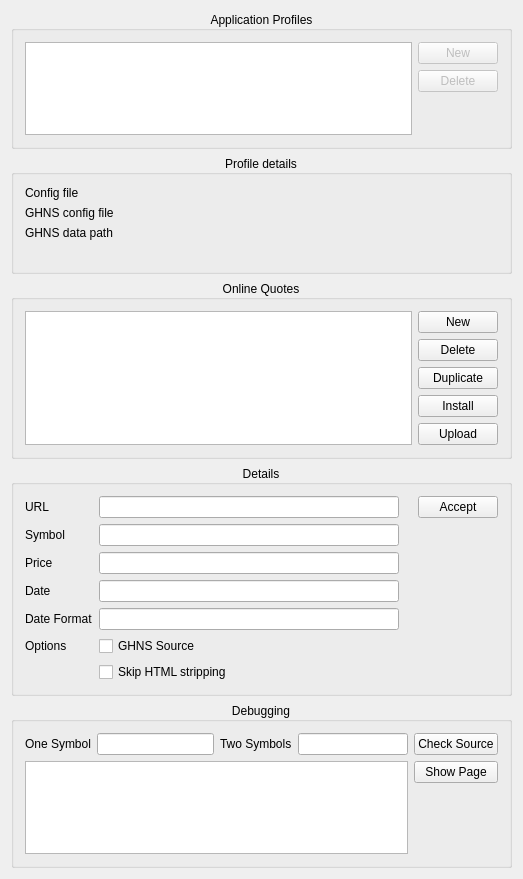
<?xml version="1.0" encoding="UTF-8"?>
<ui version="4.0">
 <class>AlkOnlineQuotesWidget</class>
 <widget class="QWidget" name="AlkOnlineQuotesWidget">
  <property name="geometry">
   <rect>
    <x>0</x>
    <y>0</y>
    <width>523</width>
    <height>879</height>
   </rect>
  </property>
  <property name="minimumSize">
   <size>
    <width>0</width>
    <height>0</height>
   </size>
  </property>
  <property name="windowTitle">
   <string>Online Quotes</string>
  </property>
  <layout class="QVBoxLayout" name="verticalLayout_6">
   <item>
    <widget class="QGroupBox" name="profilesGroupBox">
     <property name="whatsThis">
      <string>&lt;html&gt;&lt;head/&gt;&lt;body&gt;&lt;p&gt;Select, add or delete an application profile, where to load profiles from and save into eg. kmymoney or skrooge.&lt;/p&gt;&lt;/body&gt;&lt;/html&gt;</string>
     </property>
     <property name="title">
      <string>Application Profiles</string>
     </property>
     <property name="alignment">
      <set>Qt::AlignCenter</set>
     </property>
     <layout class="QGridLayout" name="gridLayout_3">
      <item row="0" column="0">
       <layout class="QHBoxLayout" name="horizontalLayout_7">
        <item>
         <widget class="KListWidget" name="m_profileList"/>
        </item>
        <item>
         <layout class="QVBoxLayout" name="verticalLayout_7">
          <item>
           <widget class="QPushButton" name="m_newProfile">
            <property name="enabled">
             <bool>false</bool>
            </property>
            <property name="text">
             <string>New</string>
            </property>
           </widget>
          </item>
          <item>
           <widget class="QPushButton" name="m_deleteProfile">
            <property name="enabled">
             <bool>false</bool>
            </property>
            <property name="text">
             <string>Delete</string>
            </property>
           </widget>
          </item>
          <item>
           <spacer name="verticalSpacer_4">
            <property name="orientation">
             <enum>Qt::Vertical</enum>
            </property>
            <property name="sizeHint" stdset="0">
             <size>
              <width>20</width>
              <height>40</height>
             </size>
            </property>
           </spacer>
          </item>
         </layout>
        </item>
       </layout>
      </item>
     </layout>
    </widget>
   </item>
   <item>
    <widget class="QGroupBox" name="profileDetailsBox">
     <property name="title">
      <string>Profile details</string>
     </property>
     <property name="alignment">
      <set>Qt::AlignCenter</set>
     </property>
     <layout class="QGridLayout" name="gridLayout_2">
      <item row="1" column="0">
       <widget class="QLabel" name="m_GHNSConfigLabel">
        <property name="text">
         <string>GHNS config file</string>
        </property>
       </widget>
      </item>
      <item row="4" column="1">
       <spacer name="horizontalSpacer">
        <property name="orientation">
         <enum>Qt::Horizontal</enum>
        </property>
        <property name="sizeHint" stdset="0">
         <size>
          <width>40</width>
          <height>20</height>
         </size>
        </property>
       </spacer>
      </item>
      <item row="0" column="0">
       <widget class="QLabel" name="m_configLabel">
        <property name="text">
         <string>Config file</string>
        </property>
       </widget>
      </item>
      <item row="3" column="1">
       <widget class="QLabel" name="m_GHNSDataPath">
        <property name="text">
         <string/>
        </property>
       </widget>
      </item>
      <item row="0" column="1">
       <widget class="QLabel" name="m_configFilePath">
        <property name="text">
         <string/>
        </property>
       </widget>
      </item>
      <item row="1" column="1">
       <widget class="QLabel" name="m_GHNSConfigFilePath">
        <property name="text">
         <string/>
        </property>
       </widget>
      </item>
      <item row="3" column="0">
       <widget class="QLabel" name="m_GHNSDataLabel">
        <property name="text">
         <string>GHNS data path</string>
        </property>
       </widget>
      </item>
      <item row="5" column="1">
       <spacer name="verticalSpacer_5">
        <property name="orientation">
         <enum>Qt::Vertical</enum>
        </property>
        <property name="sizeHint" stdset="0">
         <size>
          <width>20</width>
          <height>40</height>
         </size>
        </property>
       </spacer>
      </item>
     </layout>
    </widget>
   </item>
   <item>
    <widget class="QGroupBox" name="onlineQuotesGroupBox">
     <property name="enabled">
      <bool>true</bool>
     </property>
     <property name="whatsThis">
      <string>&lt;html&gt;&lt;head/&gt;&lt;body&gt;&lt;p&gt;online price quotes&lt;/p&gt;&lt;/body&gt;&lt;/html&gt;</string>
     </property>
     <property name="title">
      <string>Online Quotes</string>
     </property>
     <property name="alignment">
      <set>Qt::AlignCenter</set>
     </property>
     <layout class="QHBoxLayout" name="horizontalLayout_8">
      <item>
       <layout class="QHBoxLayout" name="horizontalLayout">
        <item>
         <widget class="KListWidget" name="m_quoteSourceList"/>
        </item>
        <item>
         <layout class="QVBoxLayout" name="verticalLayout">
          <item>
           <widget class="KPushButton" name="m_newButton">
            <property name="text">
             <string comment="@action create new quote source">New</string>
            </property>
           </widget>
          </item>
          <item>
           <widget class="KPushButton" name="m_deleteButton">
            <property name="text">
             <string>Delete</string>
            </property>
           </widget>
          </item>
          <item>
           <widget class="KPushButton" name="m_duplicateButton">
            <property name="toolTip">
             <string>Create a duplicate of the currently selected source entry under a different name.</string>
            </property>
            <property name="whatsThis">
             <string>Use this to create a duplicate of an entry for an online source</string>
            </property>
            <property name="text">
             <string>Duplicate</string>
            </property>
            <property name="icon">
             <iconset theme="edit-copy">
              <normaloff>.</normaloff>.</iconset>
            </property>
           </widget>
          </item>
          <item>
           <widget class="KPushButton" name="m_installButton">
            <property name="text">
             <string>Install</string>
            </property>
           </widget>
          </item>
          <item>
           <widget class="QPushButton" name="m_uploadButton">
            <property name="text">
             <string>Upload</string>
            </property>
           </widget>
          </item>
          <item>
           <spacer name="verticalSpacer">
            <property name="orientation">
             <enum>Qt::Vertical</enum>
            </property>
            <property name="sizeHint" stdset="0">
             <size>
              <width>14</width>
              <height>13</height>
             </size>
            </property>
           </spacer>
          </item>
         </layout>
        </item>
       </layout>
      </item>
     </layout>
    </widget>
   </item>
   <item>
    <widget class="QGroupBox" name="detailsGroupBox">
     <property name="whatsThis">
      <string>&lt;html&gt;&lt;head/&gt;&lt;body&gt;&lt;p&gt;&lt;span style=&quot; font-style:italic;&quot;&gt;Enter regular expressions which can be used to parse the data returned from the URL entered above. The symbol, price, and date must be found in the quote data to be usable. You may also try the KMyMoney forum at &lt;/span&gt;&lt;a href=&quot;https://forum.kde.org/viewforum.php?f=69&quot;&gt;&lt;span style=&quot; text-decoration: underline; color:#2980b9;&quot;&gt;https://forum.kde.org/viewforum.php?f=69&lt;/span&gt;&lt;/a&gt;  or the &lt;span style=&quot; font-style:italic;&quot;&gt;user's mailinglist at &lt;/span&gt;&lt;a href=&quot;mailto:kmymoney@kde.org&quot;&gt;&lt;span style=&quot; font-style:italic; text-decoration: underline; color:#2980b9;&quot;&gt;kmymoney@kde.org&lt;/span&gt;&lt;/a&gt;&lt;span style=&quot; font-style:italic;&quot;&gt; to find what settings work for other users in your country.&lt;/span&gt;&lt;/p&gt;&lt;/body&gt;&lt;/html&gt;</string>
     </property>
     <property name="title">
      <string>Details</string>
     </property>
     <property name="alignment">
      <set>Qt::AlignCenter</set>
     </property>
     <layout class="QVBoxLayout" name="verticalLayout_4">
      <item>
       <layout class="QHBoxLayout" name="horizontalLayout_2">
        <item>
         <layout class="QGridLayout" name="gridLayout">
          <item row="4" column="1">
           <widget class="KLineEdit" name="m_editDateFormat">
            <property name="toolTip">
             <string>Regular Expression to extract the date from the downloaded data</string>
            </property>
           </widget>
          </item>
          <item row="4" column="0">
           <widget class="QLabel" name="textLabel4_2">
            <property name="text">
             <string>Date Format</string>
            </property>
            <property name="wordWrap">
             <bool>false</bool>
            </property>
           </widget>
          </item>
          <item row="1" column="2">
           <widget class="QLabel" name="m_symbolCheckLabel">
            <property name="text">
             <string/>
            </property>
           </widget>
          </item>
          <item row="1" column="1">
           <widget class="KLineEdit" name="m_editSymbol">
            <property name="toolTip">
             <string>Regular Expression to extract the symbol from the downloaded data</string>
            </property>
           </widget>
          </item>
          <item row="3" column="0">
           <widget class="QLabel" name="textLabel4">
            <property name="text">
             <string>Date</string>
            </property>
            <property name="wordWrap">
             <bool>false</bool>
            </property>
           </widget>
          </item>
          <item row="6" column="1">
           <widget class="QCheckBox" name="m_skipStripping">
            <property name="whatsThis">
             <string>&lt;p&gt;For easier processing of the data returned by the online source, KMyMoney usually strips unused parts before it is parsed with the regular expressions. If matching of the fields relies on those items, then use this option to turn stripping off.&lt;/p&gt;

&lt;p&gt;The following items are usually removed by stripping:

&lt;ul&gt;
&lt;li&gt;HTML tags such as &lt;b&gt;&amp;lt;tag&amp;gt;&lt;/b&gt;&lt;/li&gt;
&lt;li&gt;&amp; encoded characters such as &lt;b&gt;&amp;amp;nbsp;&lt;/b&gt;&lt;/li&gt;
&lt;li&gt;duplicate whitespace&lt;/li&gt;
&lt;/ul&gt;
&lt;/p&gt;</string>
            </property>
            <property name="text">
             <string>Skip HTML stripping</string>
            </property>
           </widget>
          </item>
          <item row="0" column="2">
           <widget class="QLabel" name="m_urlCheckLabel">
            <property name="text">
             <string/>
            </property>
           </widget>
          </item>
          <item row="2" column="2">
           <widget class="QLabel" name="m_priceCheckLabel">
            <property name="text">
             <string/>
            </property>
           </widget>
          </item>
          <item row="0" column="0">
           <widget class="QLabel" name="textLabel1">
            <property name="text">
             <string>URL</string>
            </property>
            <property name="wordWrap">
             <bool>false</bool>
            </property>
           </widget>
          </item>
          <item row="2" column="1">
           <widget class="KLineEdit" name="m_editPrice">
            <property name="toolTip">
             <string>Regular Expression to extract the price from the downloaded data</string>
            </property>
           </widget>
          </item>
          <item row="5" column="0">
           <widget class="QLabel" name="label_3">
            <property name="text">
             <string>Options</string>
            </property>
           </widget>
          </item>
          <item row="5" column="1">
           <widget class="QCheckBox" name="m_ghnsSource">
            <property name="whatsThis">
             <string/>
            </property>
            <property name="text">
             <string>GHNS Source</string>
            </property>
           </widget>
          </item>
          <item row="4" column="2">
           <widget class="QLabel" name="m_dateFormatCheckLabel">
            <property name="text">
             <string/>
            </property>
           </widget>
          </item>
          <item row="3" column="2">
           <widget class="QLabel" name="m_dateCheckLabel">
            <property name="text">
             <string/>
            </property>
           </widget>
          </item>
          <item row="2" column="0">
           <widget class="QLabel" name="textLabel3">
            <property name="text">
             <string>Price</string>
            </property>
            <property name="wordWrap">
             <bool>false</bool>
            </property>
           </widget>
          </item>
          <item row="1" column="0">
           <widget class="QLabel" name="textLabel2">
            <property name="text">
             <string>Symbol</string>
            </property>
            <property name="wordWrap">
             <bool>false</bool>
            </property>
           </widget>
          </item>
          <item row="3" column="1">
           <widget class="KLineEdit" name="m_editDate">
            <property name="toolTip">
             <string>Regular Expression to extract the date from the downloaded data</string>
            </property>
           </widget>
          </item>
          <item row="0" column="1">
           <widget class="KLineEdit" name="m_editURL">
            <property name="toolTip">
             <string>URL to be used to download the quote</string>
            </property>
            <property name="whatsThis">
             <string>Enter the URL from which stock quotes will be fetched.  &lt;b&gt;%1&lt;/b&gt; will be replaced with the symbol for the security being quoted. For currency conversions, &lt;b&gt;%2&lt;/b&gt; will be replaced with the currency to be quoted and &lt;b&gt;%1&lt;/b&gt; with the currency the quote is based on.</string>
            </property>
           </widget>
          </item>
         </layout>
        </item>
        <item>
         <layout class="QVBoxLayout" name="verticalLayout_3">
          <property name="leftMargin">
           <number>0</number>
          </property>
          <item>
           <widget class="KPushButton" name="m_updateButton">
            <property name="text">
             <string comment="@action update quotes from online quote source">Accept</string>
            </property>
           </widget>
          </item>
          <item>
           <spacer name="verticalSpacer_2">
            <property name="orientation">
             <enum>Qt::Vertical</enum>
            </property>
            <property name="sizeHint" stdset="0">
             <size>
              <width>20</width>
              <height>40</height>
             </size>
            </property>
           </spacer>
          </item>
         </layout>
        </item>
       </layout>
      </item>
      <item>
       <spacer name="verticalSpacer_6">
        <property name="orientation">
         <enum>Qt::Vertical</enum>
        </property>
        <property name="sizeHint" stdset="0">
         <size>
          <width>20</width>
          <height>40</height>
         </size>
        </property>
       </spacer>
      </item>
     </layout>
    </widget>
   </item>
   <item>
    <widget class="QGroupBox" name="debugGroupBox">
     <property name="title">
      <string>Debugging</string>
     </property>
     <property name="alignment">
      <set>Qt::AlignCenter</set>
     </property>
     <layout class="QHBoxLayout" name="horizontalLayout_6">
      <item>
       <layout class="QVBoxLayout" name="verticalLayout_5">
        <item>
         <layout class="QHBoxLayout" name="horizontalLayout_5">
          <item>
           <layout class="QHBoxLayout" name="horizontalLayout_4">
            <item>
             <widget class="QLabel" name="label">
              <property name="text">
               <string>One Symbol</string>
              </property>
             </widget>
            </item>
            <item>
             <widget class="QLineEdit" name="m_checkSymbol"/>
            </item>
           </layout>
          </item>
          <item>
           <layout class="QHBoxLayout" name="horizontalLayout_3">
            <item>
             <widget class="QLabel" name="label_2">
              <property name="text">
               <string>Two Symbols</string>
              </property>
             </widget>
            </item>
            <item>
             <widget class="QLineEdit" name="m_checkSymbol2"/>
            </item>
           </layout>
          </item>
         </layout>
        </item>
        <item>
         <widget class="KTextEdit" name="m_logWindow"/>
        </item>
       </layout>
      </item>
      <item>
       <layout class="QVBoxLayout" name="verticalLayout_2">
        <item>
         <widget class="KPushButton" name="m_checkButton">
          <property name="text">
           <string>Check Source</string>
          </property>
         </widget>
        </item>
        <item>
         <widget class="KPushButton" name="m_showButton">
          <property name="text">
           <string>Show Page</string>
          </property>
         </widget>
        </item>
        <item>
         <spacer name="verticalSpacer_3">
          <property name="orientation">
           <enum>Qt::Vertical</enum>
          </property>
          <property name="sizeHint" stdset="0">
           <size>
            <width>20</width>
            <height>40</height>
           </size>
          </property>
         </spacer>
        </item>
       </layout>
      </item>
     </layout>
    </widget>
   </item>
  </layout>
 </widget>
 <layoutdefault spacing="6" margin="11"/>
 <customwidgets>
  <customwidget>
   <class>KListWidget</class>
   <extends>QListWidget</extends>
   <header>klistwidget.h</header>
  </customwidget>
  <customwidget>
   <class>KPushButton</class>
   <extends>QPushButton</extends>
   <header>kpushbutton.h</header>
  </customwidget>
  <customwidget>
   <class>KTextEdit</class>
   <extends>QTextEdit</extends>
   <header>ktextedit.h</header>
  </customwidget>
  <customwidget>
   <class>KLineEdit</class>
   <extends>QLineEdit</extends>
   <header>klineedit.h</header>
  </customwidget>
 </customwidgets>
 <resources/>
 <connections/>
</ui>
